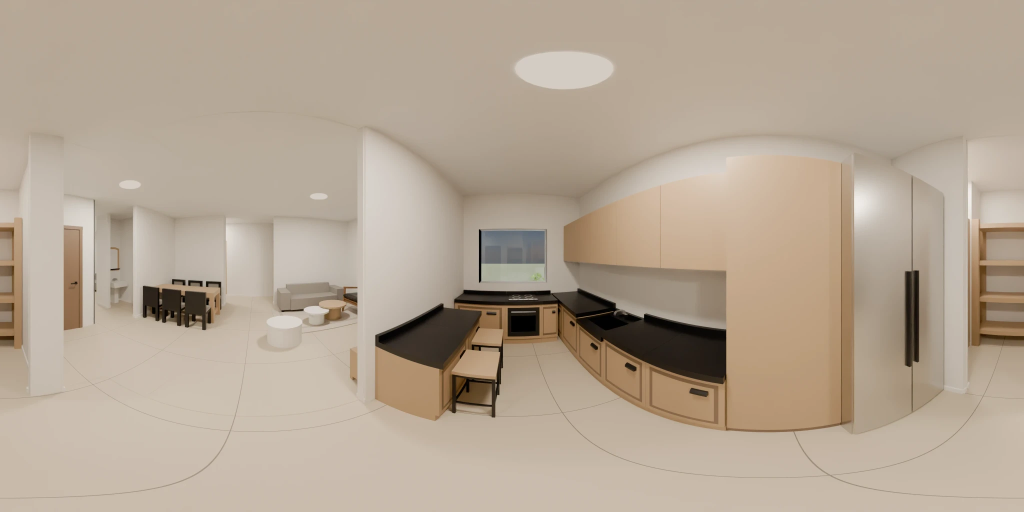
#> input picture Projects/Kedma_D1/dist/panos-original/01-kitchen.webp, 2048 x 1024 px (shown at 1/2 size)
$ python armchair02.py ../../../../../../../Kedma_D1/dist/panos-original/01-kitchen.webp ../../../../../../../Kedma_D1/dist/panos-original/02-pantry.webp ../../../../../../../Kedma_D1/dist/panos-original/02-pantry.webp out.png
#> lines starting #> are read from the running program, lines starting #| are printed output that depends on the picture; after the words box and inside, x2 and y2 are one past the last pixel; in counts of white or black regions, pixels touching at a corner belong together
# $0 (2026-11-10 round 2): take ONLY the armchair's silhouette from the band answer 4cb20ae4be64 onto its parent 09543d05ab7b
# (the band also redrew the console and the front door, which must stay as the parent has them). Writes a v3 object-paste sidecar.
import json, os, sys
import numpy as np
from PIL import Image, ImageFilter
from scipy import ndimage

parent, answer, out = sys.argv[1:4]
x0, x1, y0, y1 = 1486, 1580, 568, 660
P = np.asarray(Image.open(parent).convert('RGB')).astype(np.float32)
A = np.asarray(Image.open(answer).convert('RGB')).astype(np.float32)
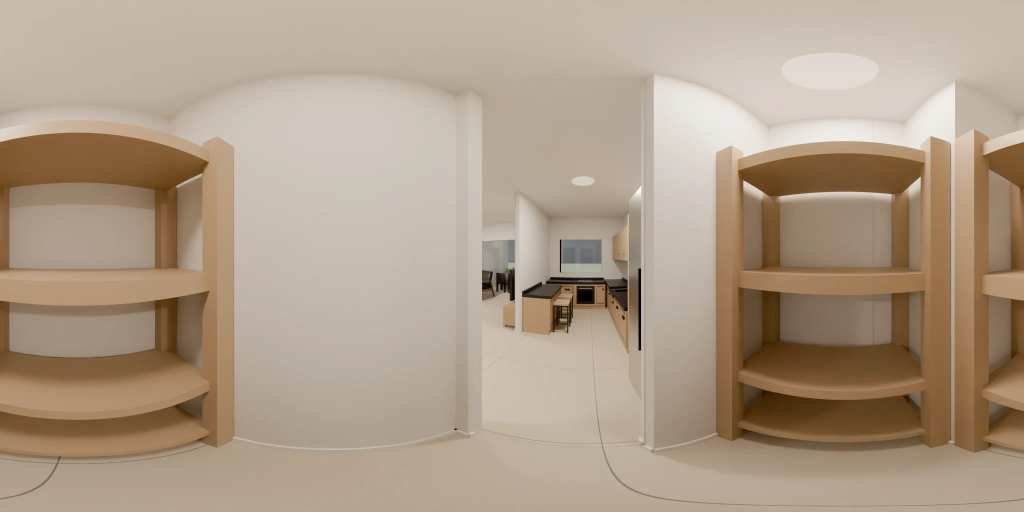
#> input picture Projects/Kedma_D1/dist/panos-original/02-pantry.webp, 2048 x 1024 px (shown at 1/2 size)
d = np.abs(P - A).sum(2)
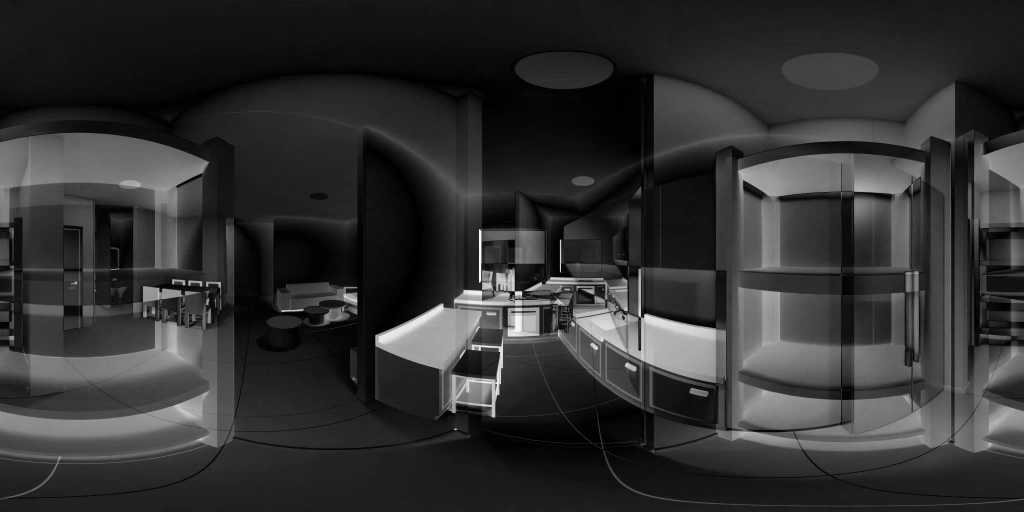
#> d: shape (1024, 2048) float32 (shown at 1/2 size); min 0, max 575, mean 112.1; drawn with min black and max white
lum = A.mean(2)
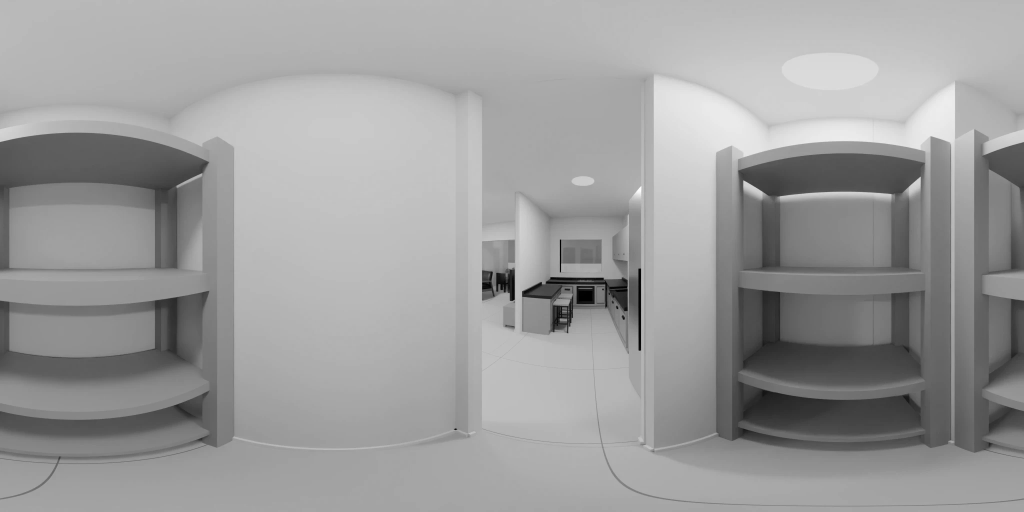
#> lum: shape (1024, 2048) float32 (shown at 1/2 size); min 0, max 253.7, mean 156.1
m = np.zeros(d.shape, bool)
box = (d[y0:y1, x0:x1] > 24) & ((lum[y0:y1, x0:x1] > 150) | (np.arange(y0, y1)[:, None] > 600))
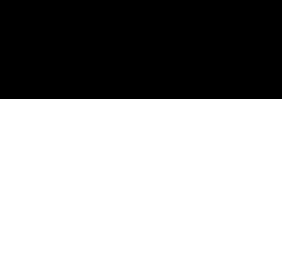
#> box: shape (92, 94) bool (shown 3 times larger); 64.1% white; 1 black region, box (x1, y1, x2, y2) and area: (0, 0, 94, 33) 3102
box = ndimage.binary_closing(box, iterations=3)
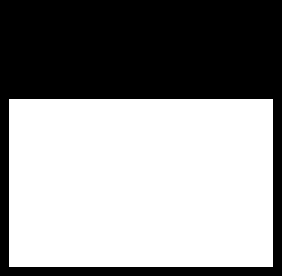
#> box: shape (92, 94) bool (shown 3 times larger); 57% white; 1 black region, box (x1, y1, x2, y2) and area: (0, 0, 94, 92) 3720
lab, n = ndimage.label(box)
#> n = 1
if n:
    sizes = ndimage.sum(box, lab, range(1, n + 1)); box = lab == (1 + int(np.argmax(sizes)))
#> after `sizes = ndimage.sum(box, lab, range(1, n + 1))`: sizes = [4928]
from skimage.morphology import convex_hull_image
box = convex_hull_image(box)
box = ndimage.binary_dilation(box, iterations=2)
#> box: shape (92, 94) bool; 63.7% white; 1 black region, box (x1, y1, x2, y2) and area: (0, 0, 94, 92) 3140
m[y0:y1, x0:x1] = box
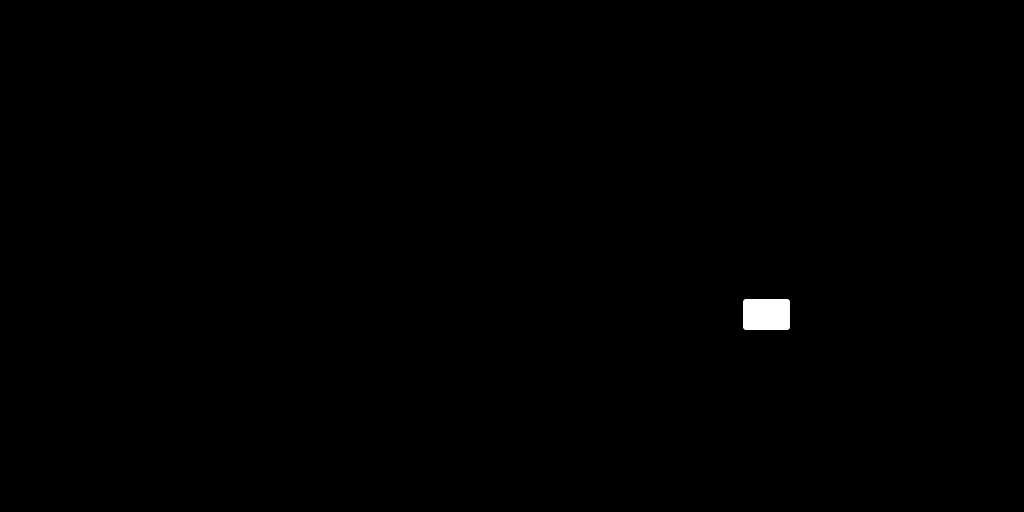
#> m: shape (1024, 2048) bool (shown at 1/2 size); 0.26% white; 1 white region, box (x1, y1, x2, y2) and area: (1487, 599, 1579, 659) 5508
M = np.asarray(Image.fromarray((m * 255).astype(np.uint8)).filter(ImageFilter.GaussianBlur(1.5))).astype(np.float32)[..., None] / 255
R = (P * (1 - M) + A * M).round().clip(0, 255).astype(np.uint8)
Image.fromarray(R).save(out)
H, W = d.shape
#> H = 1024; W = 2048
side = {'version': 3, 'kind': 'object-paste', 'parent': os.path.basename(parent),
        'object_paste': {'from': os.path.basename(answer), 'tool': 'scratchpad armchair02.py (silhouette paste)', 'box': [x0, y0, x1 - x0, y1 - y0],
                         'masked_px': int(m.sum()), 'why': 'round 2: the kitchen tab shows the round boucle armchair the other tabs show; console and front door stay the parent\'s'},
        'band': {'u': round((x0 + x1) / 2 / W, 4), 'deg': round((x1 - x0) / W * 360, 2), 'rows': [round(y0 / H, 4), round(y1 / H, 4)]},
        'cuts': [], 'note': 'no band cut: one object silhouette from a band answer of the same parent'}
json.dump(side, open(out[:-4] + '.seam.json', 'w', encoding='utf-8'), indent=1, ensure_ascii=False)
print(int(m.sum()))
#| 5508
box2 = (1420, 480, 1640, 700)
s = Image.fromarray(R).crop(box2); s = s.resize((s.width * 4, s.height * 4), Image.LANCZOS); s.save(sys.argv[4])
#> after `s = Image.fromarray(R).crop(box2)`:
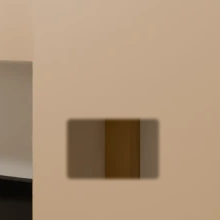
#> s: PIL image 220x220 RGB; mean R, G, B 172.6, 147.1, 120.3
